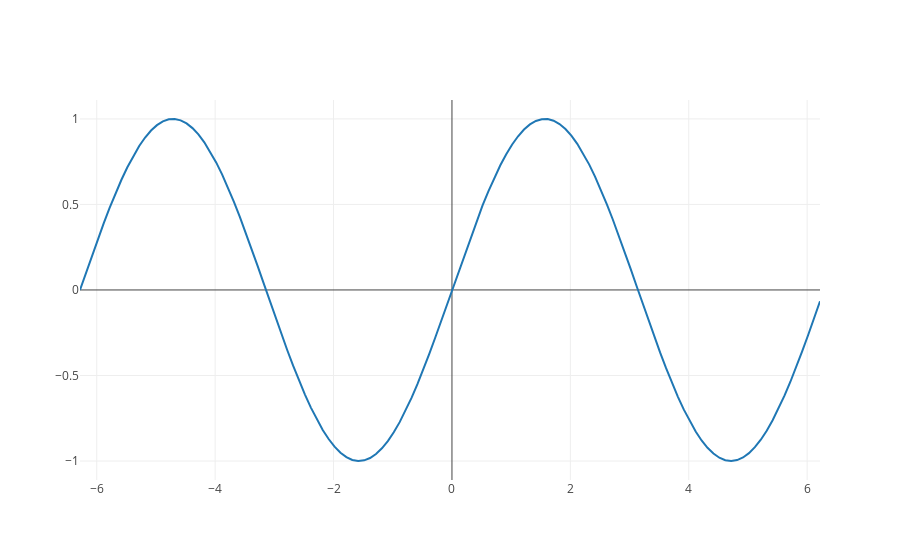

Here is the notebook cell this chart was saved with:
### Markdown cell above
## Original Plotly way

### Code cell
import numpy as np
xarray = np.arange(-2*np.pi, 2*np.pi, 0.1)
tk.pl.iplot([{"x": xarray, "y": np.sin(xarray)}])
